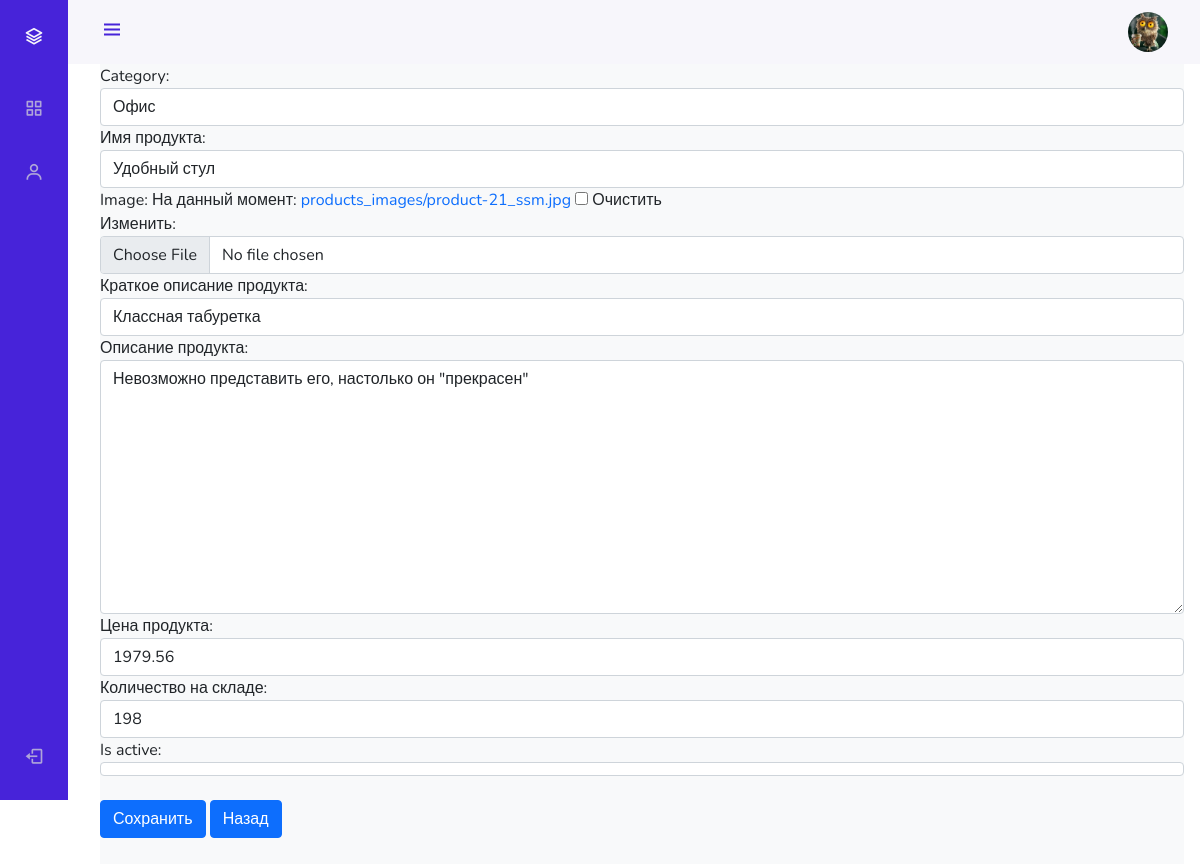
/admin_staff/products/update/1/ (signed in), run on an earlier commit of the app's database.
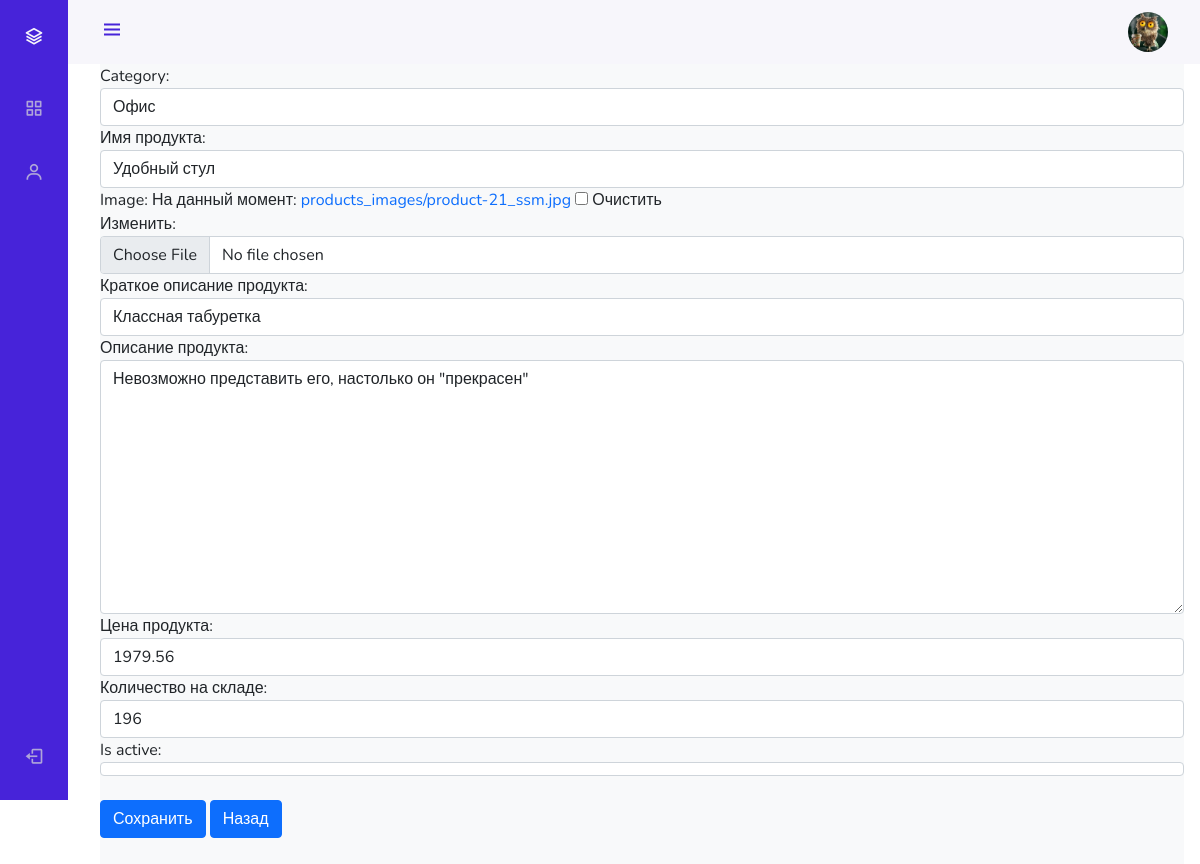
And on a later commit of the database.
### mainapp/models.py (models this page shows, shortened)
class Product(models.Model):
    category = models.ForeignKey(ProductCategory, on_delete=models.CASCADE)
    name = models.CharField(verbose_name='имя продукта', max_length=128)
    image = models.ImageField(upload_to='products_images', blank=True)
    short_desc = models.CharField(
        verbose_name='краткое описание продукта',
        max_length=60,
        blank=True,
    )
    description = models.TextField(
        verbose_name='описание продукта',
        blank=True,
    )
    price = models.DecimalField(
        verbose_name='цена продукта',
        max_digits=8,
        decimal_places=2,
        default=0,
    )
    quantity = models.PositiveIntegerField(
        verbose_name='количество на складе',
        default=0,
    )
    is_active = models.BooleanField(default=True)

### adminapp/views.py (the view)
# urls.py: path('products/update/<int:pk>/', adminapp.product_update, name='product_update'),
@user_passes_test(lambda u: u.is_superuser)
def product_update(request, pk):
    title = 'продукт/редактирование'
    edit_product = get_object_or_404(Product, pk=pk)
    if request.method == 'POST':
        edit_form = ProductEditForm(request.POST, request.FILES, instance=edit_product)
        if edit_form.is_valid():
            edit_form.save()
            return HttpResponseRedirect(reverse('admin_staff:products', args=[edit_product.category.pk]))
    else:
        edit_form = ProductEditForm(instance=edit_product)
    context = {'title': title,
               'update_form': edit_form,
               'category': edit_product.category,
               }
    return render(request, 'adminapp/product_update.html', context)

### adminapp/forms.py
class ProductEditForm(forms.ModelForm):
    class Meta:
        model = Product
        fields = '__all__'
    def __init__(self, *args, **kwargs):
        super(ProductEditForm, self).__init__(*args, **kwargs)
        for field_name, field in self.fields.items():
            field.widget.attrs['class'] = 'form-control'

### mainapp/models.py (called while the page is built)
    def __str__(self):
        return self.name

### adminapp/templates/adminapp/product_update.html (shortened to what this page needs)
{% extends 'adminapp/base.html' %}
{% load static %}
{% block content %}
    <form class="form-horizontal" method="post" enctype="multipart/form-data">
        {{ update_form }}<br>
      <button type="submit" class="btn btn-primary">Сохранить</button>
        <a href="{% url 'admin_staff:products' category.pk %}" class="btn btn-primary">Назад</a>
    </form>
{% endblock %}

What changed in the data, as far as the page shows it:
changed Product "Офис": quantity "198" → "196"
